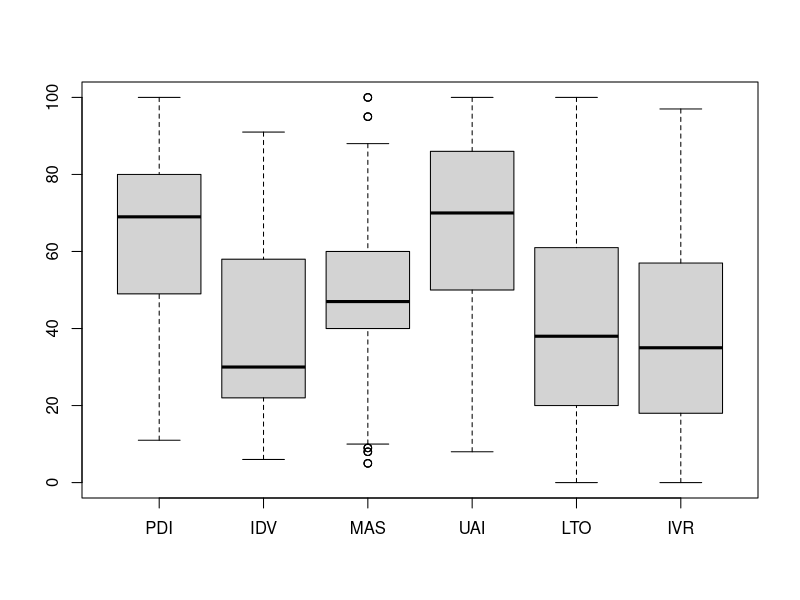
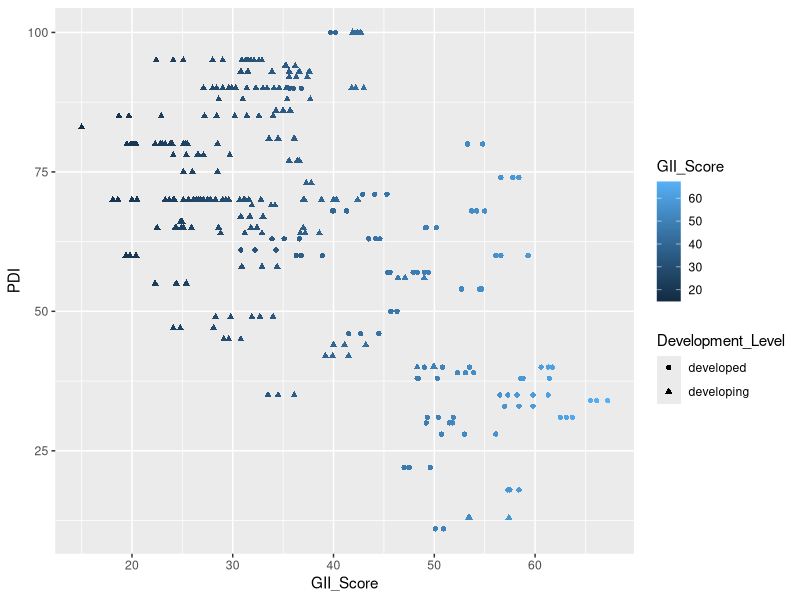
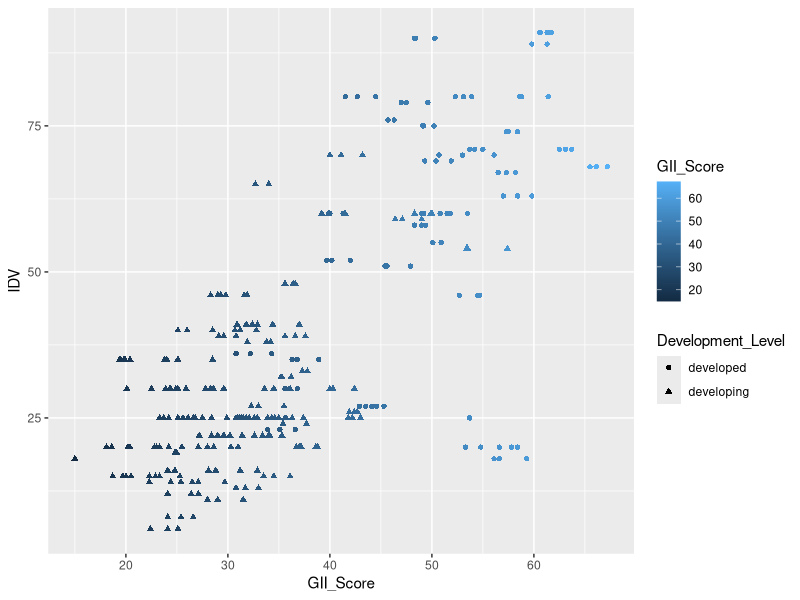
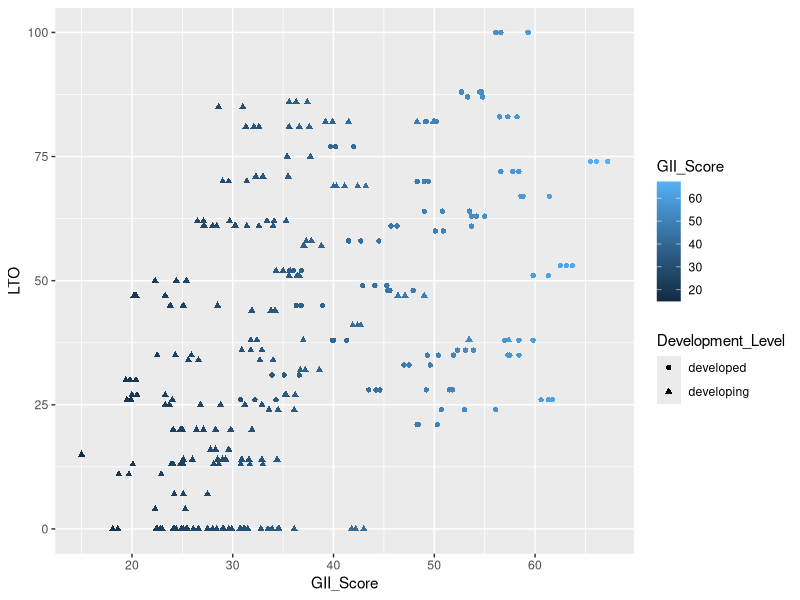
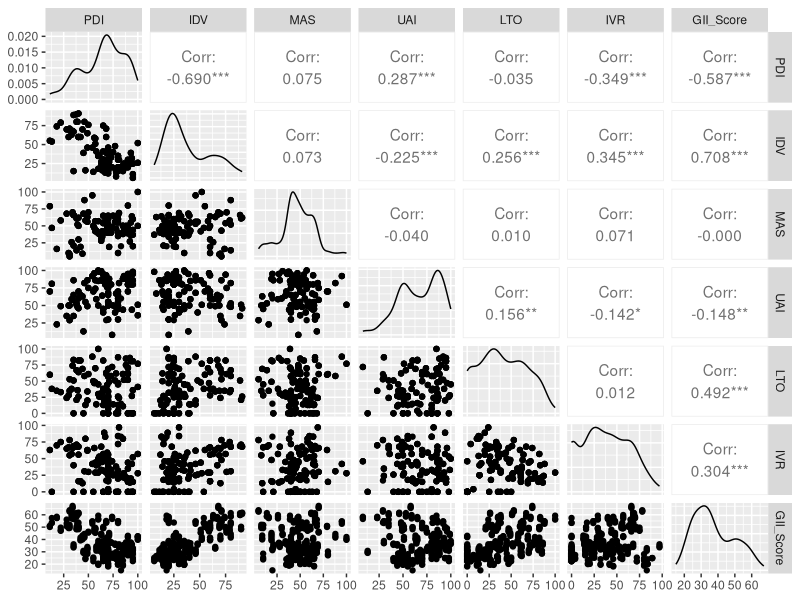
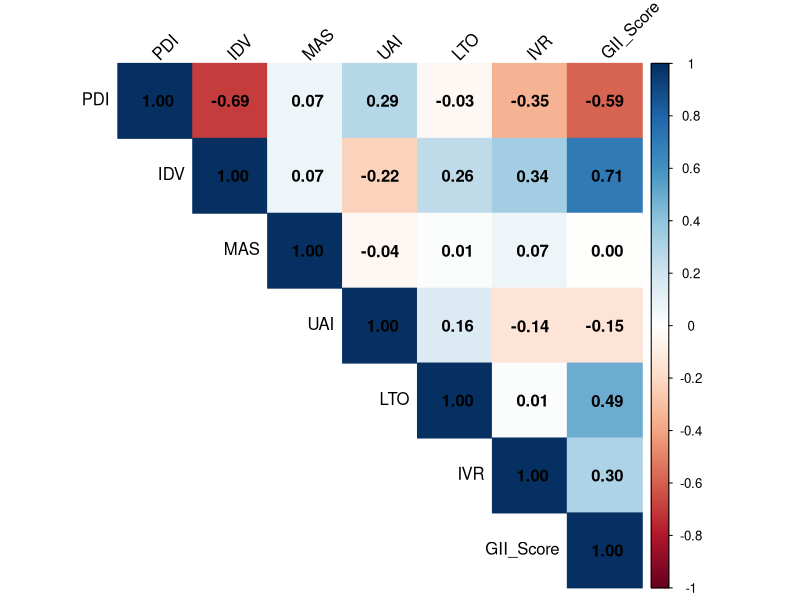
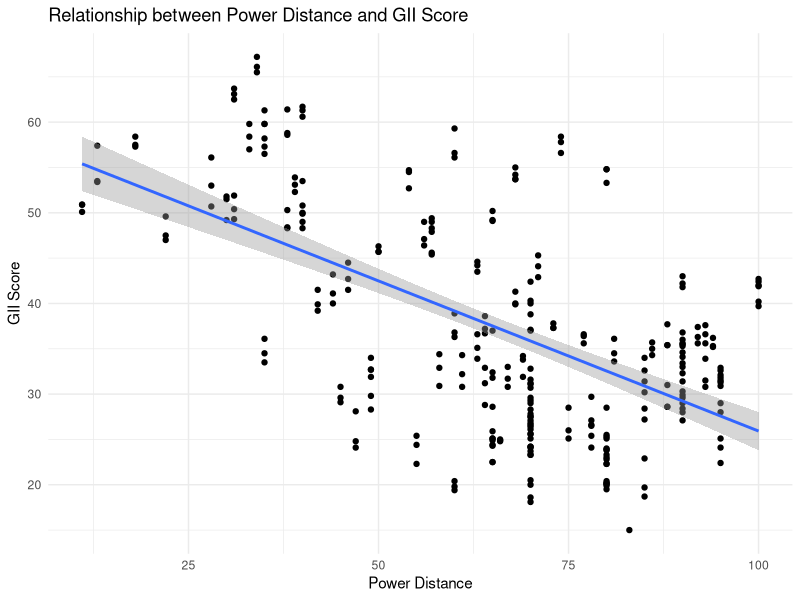
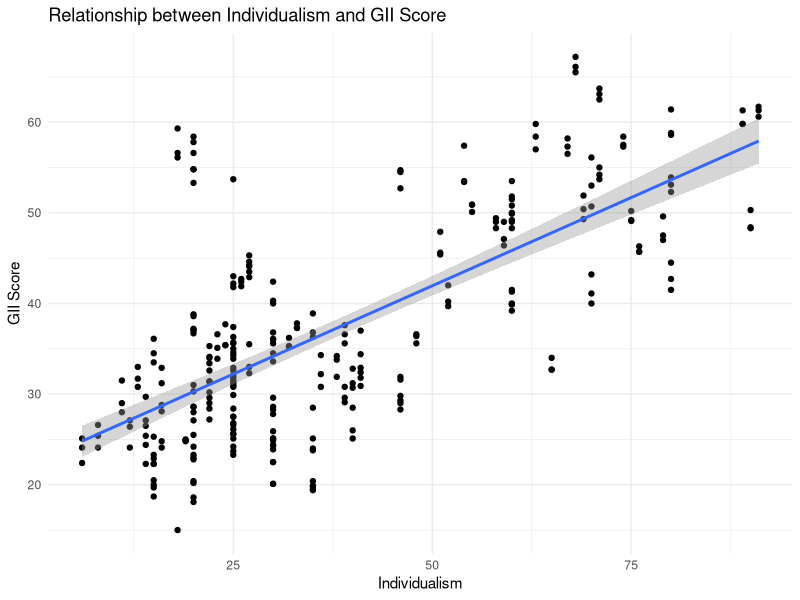

Write the R code that produced these figures, in order.
## ---- chunk 1
#Load the required packages.
library(tidyverse) #data manipulation
library(ggplot2) #data visualization

#Import the dataset.
data <- read.csv("data.csv")
# Check for missing values
#sum(is.na(data)) # 0 missing value
#data$Year <- as.Date(as.character(data$Year), format = "%Y")

data

## ---- chunk 2
#structure and summary of the dataset
#str(data)
summary(data)
## ---- chunk 3

# Select only Hofstede's cultural dimensions
hofstede_dimensions <- data[,c("PDI", "IDV", "MAS", "UAI", "LTO", "IVR")]

# Create boxplots
boxplot(hofstede_dimensions)


ggplot(data, aes(y = PDI, x = GII_Score, color = GII_Score, shape = Development_Level)) + 
  geom_point()

ggplot(data, aes(y = IDV, x = GII_Score, color = GII_Score, shape = Development_Level)) + 
  geom_point()

ggplot(data, aes(y = LTO, x = GII_Score, color = GII_Score, shape = Development_Level)) + 
  geom_point()

## ---- chunk 4

library(GGally)
ggpairs(data[,c("PDI","IDV","MAS","UAI","LTO","IVR","GII_Score")],columns = c("PDI","IDV","MAS","UAI","LTO","IVR","GII_Score"),groupColumn = "Country", method="color")

## ---- chunk 5
# calculate the correlation matrix
cor_matrix <- cor(data[,c("PDI", "IDV", "MAS", "UAI", "LTO", "IVR","GII_Score")])

# print the correlation matrix
print(cor_matrix)
## ---- chunk 6
library(corrplot)
corrplot(cor_matrix, method="color", type = "upper", tl.col = "black", tl.srt = 45, addCoef.col = "black")
## ---- chunk 7

library(ggplot2)

# Create scatter plot PDI
ggplot(data, aes(x=PDI, y=GII_Score)) + geom_point() + geom_smooth(method=lm) + ggtitle("Relationship between Power Distance and GII Score") + xlab("Power Distance") + ylab("GII Score") + theme_minimal()

# Create scatter plot IDV
ggplot(data, aes(x=IDV, y=GII_Score)) + geom_point() + geom_smooth(method=lm) + ggtitle("Relationship between Individualism and GII Score") + xlab("Individualism") + ylab("GII Score") + theme_minimal()

# Create scatter plot LTO
ggplot(data, aes(x=LTO, y=GII_Score)) + geom_point() + geom_smooth(method=lm) + ggtitle("Relationship between Long-term Orientation and GII Score") + xlab("Long-term Orientation") + ylab("GII Score") + theme_minimal()
## ---- chunk 8
library(car)

# fit the model
lm_model <- lm(GII_Score ~ PDI + IDV + MAS + UAI + LTO + IVR, data = data)

# calculate VIF
vif(lm_model)
## ---- chunk 9
t.test(data$GII_Score, conf.level = 0.95)
## ---- chunk 10
ggplot(data, aes(x = Year, y = GII_Score)) + geom_line()

## ---- chunk 11
library(tseries)
adf.test(data$GII_Score)
## ---- chunk 12
# Load necessary libraries
library(tidyverse)
library(lmtest)

# Run regression analysis
ols_lm_model <- lm(GII_Score ~ PDI + IDV + MAS + UAI + LTO + IVR, data = data)

# Summary of the model
summary(ols_lm_model)
summary(ols_lm_model)$r.squared
par(mfrow=c(2,2))
plot(ols_lm_model)
## ---- chunk 13

library(MASS)

model_robust <- rlm(GII_Score ~ PDI + IDV + MAS + UAI + LTO + IVR, data = data)

# Summary of the model
summary(model_robust)

par(mfrow=c(2,2))
plot(model_robust)
## ---- chunk 14
# Create a new dataframe that only includes developed countries
developed_countries_data <- data[data$Development_Level == 'developed',]

# Create a new dataframe that only includes developing countries
developing_countries_data <- data[data$Development_Level == 'developing',]
## ---- chunk 15
t.test(developed_countries_data$GII_Score, conf.level = 0.95)
## ---- chunk 16
# Fit an OLS model
lm_model_developed <- lm(GII_Score ~ PDI + IDV + MAS + UAI + LTO + IVR, data = developed_countries_data)

# Print the model summary
summary(developing_countries_data)
## ---- chunk 17
t.test(developing_countries_data$GII_Score, conf.level = 0.95)
## ---- chunk 18

# Fit an OLS model
lm_model_developing <- lm(GII_Score ~ PDI + IDV + MAS + UAI + LTO + IVR, data = developing_countries_data)

# Print the model summary
summary(lm_model_developing)
